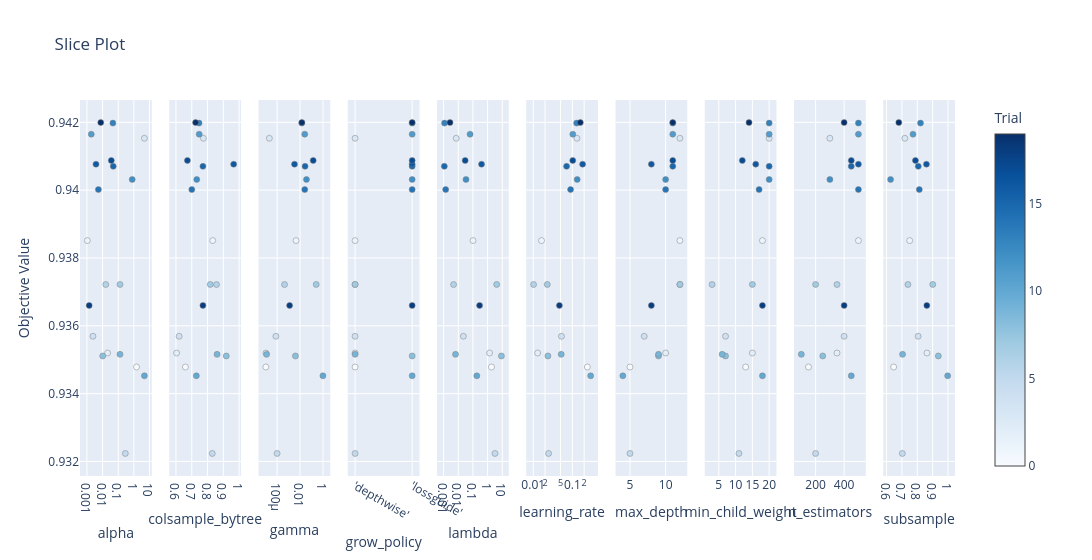

The notebook cell saved with this chart:
### Code cell
optuna.visualization.plot_slice(study)

### Figure 1 — Plotly figure (JSON) as saved in the notebook; plotly's stock layout.template omitted (floating-point values rounded to 4 significant figures)
{"data": [{"marker": {"color": [0, 1, 2, 3, 4, 5, 6, 7, 8, 9, 10, 11, 12, 13, 14, 15, 16, 17, 18, 19], "colorbar": {"title": {"text": "Trial"}, "x": 1, "xpad": 40}, "colorscale": [[0, "rgb(247,251,255)"], [0.125, "rgb(222,235,247)"], [0.25, "rgb(198,219,239)"], [0.375, "rgb(158,202,225)"], [0.5, "rgb(107,174,214)"], [0.625, "rgb(66,146,198)"], [0.75, "rgb(33,113,181)"], [0.875, "rgb(8,81,156)"], [1, "rgb(8,48,107)"]], "line": {"color": "Grey", "width": 0.5}, "showscale": true}, "mode": "markers", "name": "Feasible Trial", "showlegend": false, "type": "scatter", "x": [1.483, 0.001058, 0.02092, 4.737, 0.00242, 0.2855, 0.01601, 0.1302, 0.01018, 0.1298, 4.742, 0.001888, 0.784, 0.04562, 0.005388, 0.0481, 0.003774, 0.0361, 0.001386, 0.007634], "xaxis": "x", "y": [0.9348, 0.9385, 0.9352, 0.9415, 0.9357, 0.9322, 0.9372, 0.9372, 0.9351, 0.9352, 0.9345, 0.9416, 0.9403, 0.942, 0.94, 0.9407, 0.9408, 0.9409, 0.9366, 0.942], "yaxis": "y"}, {"marker": {"color": [0, 1, 2, 3, 4, 5, 6, 7, 8, 9, 10, 11, 12, 13, 14, 15, 16, 17, 18, 19], "colorbar": {"title": {"text": "Trial"}, "x": 1, "xpad": 40}, "colorscale": [[0, "rgb(247,251,255)"], [0.125, "rgb(222,235,247)"], [0.25, "rgb(198,219,239)"], [0.375, "rgb(158,202,225)"], [0.5, "rgb(107,174,214)"], [0.625, "rgb(66,146,198)"], [0.75, "rgb(33,113,181)"], [0.875, "rgb(8,81,156)"], [1, "rgb(8,48,107)"]], "line": {"color": "Grey", "width": 0.5}, "showscale": false}, "mode": "markers", "name": "Feasible Trial", "showlegend": false, "type": "scatter", "x": [0.6597, 0.8328, 0.6039, 0.7739, 0.6201, 0.8299, 0.857, 0.8175, 0.9189, 0.8605, 0.7291, 0.7472, 0.7317, 0.7464, 0.7004, 0.7707, 0.9657, 0.6725, 0.7708, 0.7243], "xaxis": "x2", "y": [0.9348, 0.9385, 0.9352, 0.9415, 0.9357, 0.9322, 0.9372, 0.9372, 0.9351, 0.9352, 0.9345, 0.9416, 0.9403, 0.942, 0.94, 0.9407, 0.9408, 0.9409, 0.9366, 0.942], "yaxis": "y2"}, {"marker": {"color": [0, 1, 2, 3, 4, 5, 6, 7, 8, 9, 10, 11, 12, 13, 14, 15, 16, 17, 18, 19], "colorbar": {"title": {"text": "Trial"}, "x": 1, "xpad": 40}, "colorscale": [[0, "rgb(247,251,255)"], [0.125, "rgb(222,235,247)"], [0.25, "rgb(198,219,239)"], [0.375, "rgb(158,202,225)"], [0.5, "rgb(107,174,214)"], [0.625, "rgb(66,146,198)"], [0.75, "rgb(33,113,181)"], [0.875, "rgb(8,81,156)"], [1, "rgb(8,48,107)"]], "line": {"color": "Grey", "width": 0.5}, "showscale": false}, "mode": "markers", "name": "Feasible Trial", "showlegend": false, "type": "scatter", "x": [1.046e-05, 0.004473, 1.083e-05, 2.126e-05, 7.831e-05, 9.99e-05, 0.000444, 0.2547, 0.003953, 1.211e-05, 0.9767, 0.0255, 0.03604, 0.01404, 0.02561, 0.02723, 0.00328, 0.1389, 0.001226, 0.01434], "xaxis": "x3", "y": [0.9348, 0.9385, 0.9352, 0.9415, 0.9357, 0.9322, 0.9372, 0.9372, 0.9351, 0.9352, 0.9345, 0.9416, 0.9403, 0.942, 0.94, 0.9407, 0.9408, 0.9409, 0.9366, 0.942], "yaxis": "y3"}, {"marker": {"color": [0, 1, 2, 3, 4, 5, 6, 7, 9, 8, 10, 11, 12, 13, 14, 15, 16, 17, 18, 19], "colorbar": {"title": {"text": "Trial"}, "x": 1, "xpad": 40}, "colorscale": [[0, "rgb(247,251,255)"], [0.125, "rgb(222,235,247)"], [0.25, "rgb(198,219,239)"], [0.375, "rgb(158,202,225)"], [0.5, "rgb(107,174,214)"], [0.625, "rgb(66,146,198)"], [0.75, "rgb(33,113,181)"], [0.875, "rgb(8,81,156)"], [1, "rgb(8,48,107)"]], "line": {"color": "Grey", "width": 0.5}, "showscale": false}, "mode": "markers", "name": "Feasible Trial", "showlegend": false, "type": "scatter", "x": ["'depthwise'", "'depthwise'", "'depthwise'", "'depthwise'", "'depthwise'", "'depthwise'", "'depthwise'", "'depthwise'", "'depthwise'", "'lossguide'", "'lossguide'", "'lossguide'", "'lossguide'", "'lossguide'", "'lossguide'", "'lossguide'", "'lossguide'", "'lossguide'", "'lossguide'", "'lossguide'"], "xaxis": "x4", "y": [0.9348, 0.9385, 0.9352, 0.9415, 0.9357, 0.9322, 0.9372, 0.9372, 0.9352, 0.9351, 0.9345, 0.9416, 0.9403, 0.942, 0.94, 0.9407, 0.9408, 0.9409, 0.9366, 0.942], "yaxis": "y4"}, {"marker": {"color": [0, 1, 2, 3, 4, 5, 6, 7, 8, 9, 10, 11, 12, 13, 14, 15, 16, 17, 18, 19], "colorbar": {"title": {"text": "Trial"}, "x": 1, "xpad": 40}, "colorscale": [[0, "rgb(247,251,255)"], [0.125, "rgb(222,235,247)"], [0.25, "rgb(198,219,239)"], [0.375, "rgb(158,202,225)"], [0.5, "rgb(107,174,214)"], [0.625, "rgb(66,146,198)"], [0.75, "rgb(33,113,181)"], [0.875, "rgb(8,81,156)"], [1, "rgb(8,48,107)"]], "line": {"color": "Grey", "width": 0.5}, "showscale": false}, "mode": "markers", "name": "Feasible Trial", "showlegend": false, "type": "scatter", "x": [1.844, 0.1015, 1.365, 0.007248, 0.02238, 3.201, 0.004772, 4.165, 8.762, 0.00647, 0.1846, 0.06362, 0.03357, 0.001152, 0.001388, 0.00112, 0.3867, 0.02947, 0.2838, 0.002728], "xaxis": "x5", "y": [0.9348, 0.9385, 0.9352, 0.9415, 0.9357, 0.9322, 0.9372, 0.9372, 0.9351, 0.9352, 0.9345, 0.9416, 0.9403, 0.942, 0.94, 0.9407, 0.9408, 0.9409, 0.9366, 0.942], "yaxis": "y5"}, {"marker": {"color": [0, 1, 2, 3, 4, 5, 6, 7, 8, 9, 10, 11, 12, 13, 14, 15, 16, 17, 18, 19], "colorbar": {"title": {"text": "Trial"}, "x": 1, "xpad": 40}, "colorscale": [[0, "rgb(247,251,255)"], [0.125, "rgb(222,235,247)"], [0.25, "rgb(198,219,239)"], [0.375, "rgb(158,202,225)"], [0.5, "rgb(107,174,214)"], [0.625, "rgb(66,146,198)"], [0.75, "rgb(33,113,181)"], [0.875, "rgb(8,81,156)"], [1, "rgb(8,48,107)"]], "line": {"color": "Grey", "width": 0.5}, "showscale": false}, "mode": "markers", "name": "Feasible Trial", "showlegend": false, "type": "scatter", "x": [0.2419, 0.01628, 0.01295, 0.1311, 0.05264, 0.02466, 0.0102, 0.02287, 0.02374, 0.05194, 0.2942, 0.1028, 0.133, 0.1285, 0.09013, 0.07123, 0.1832, 0.1025, 0.04667, 0.1602], "xaxis": "x6", "y": [0.9348, 0.9385, 0.9352, 0.9415, 0.9357, 0.9322, 0.9372, 0.9372, 0.9351, 0.9352, 0.9345, 0.9416, 0.9403, 0.942, 0.94, 0.9407, 0.9408, 0.9409, 0.9366, 0.942], "yaxis": "y6"}, {"marker": {"color": [0, 1, 2, 3, 4, 5, 6, 7, 8, 9, 10, 11, 12, 13, 14, 15, 16, 17, 18, 19], "colorbar": {"title": {"text": "Trial"}, "x": 1, "xpad": 40}, "colorscale": [[0, "rgb(247,251,255)"], [0.125, "rgb(222,235,247)"], [0.25, "rgb(198,219,239)"], [0.375, "rgb(158,202,225)"], [0.5, "rgb(107,174,214)"], [0.625, "rgb(66,146,198)"], [0.75, "rgb(33,113,181)"], [0.875, "rgb(8,81,156)"], [1, "rgb(8,48,107)"]], "line": {"color": "Grey", "width": 0.5}, "showscale": false}, "mode": "markers", "name": "Feasible Trial", "showlegend": false, "type": "scatter", "x": [5, 12, 10, 12, 7, 5, 12, 12, 9, 9, 4, 11, 10, 11, 10, 11, 8, 11, 8, 11], "xaxis": "x7", "y": [0.9348, 0.9385, 0.9352, 0.9415, 0.9357, 0.9322, 0.9372, 0.9372, 0.9351, 0.9352, 0.9345, 0.9416, 0.9403, 0.942, 0.94, 0.9407, 0.9408, 0.9409, 0.9366, 0.942], "yaxis": "y7"}, {"marker": {"color": [0, 1, 2, 3, 4, 5, 6, 7, 8, 9, 10, 11, 12, 13, 14, 15, 16, 17, 18, 19], "colorbar": {"title": {"text": "Trial"}, "x": 1, "xpad": 40}, "colorscale": [[0, "rgb(247,251,255)"], [0.125, "rgb(222,235,247)"], [0.25, "rgb(198,219,239)"], [0.375, "rgb(158,202,225)"], [0.5, "rgb(107,174,214)"], [0.625, "rgb(66,146,198)"], [0.75, "rgb(33,113,181)"], [0.875, "rgb(8,81,156)"], [1, "rgb(8,48,107)"]], "line": {"color": "Grey", "width": 0.5}, "showscale": false}, "mode": "markers", "name": "Feasible Trial", "showlegend": false, "type": "scatter", "x": [13, 18, 15, 20, 7, 11, 3, 15, 7, 6, 18, 20, 20, 20, 17, 20, 16, 12, 18, 14], "xaxis": "x8", "y": [0.9348, 0.9385, 0.9352, 0.9415, 0.9357, 0.9322, 0.9372, 0.9372, 0.9351, 0.9352, 0.9345, 0.9416, 0.9403, 0.942, 0.94, 0.9407, 0.9408, 0.9409, 0.9366, 0.942], "yaxis": "y8"}, {"marker": {"color": [0, 1, 2, 3, 4, 5, 6, 7, 8, 9, 10, 11, 12, 13, 14, 15, 16, 17, 18, 19], "colorbar": {"title": {"text": "Trial"}, "x": 1, "xpad": 40}, "colorscale": [[0, "rgb(247,251,255)"], [0.125, "rgb(222,235,247)"], [0.25, "rgb(198,219,239)"], [0.375, "rgb(158,202,225)"], [0.5, "rgb(107,174,214)"], [0.625, "rgb(66,146,198)"], [0.75, "rgb(33,113,181)"], [0.875, "rgb(8,81,156)"], [1, "rgb(8,48,107)"]], "line": {"color": "Grey", "width": 0.5}, "showscale": false}, "mode": "markers", "name": "Feasible Trial", "showlegend": false, "type": "scatter", "x": [150, 500, 350, 300, 400, 200, 350, 200, 250, 100, 450, 500, 300, 500, 500, 450, 500, 450, 400, 400], "xaxis": "x9", "y": [0.9348, 0.9385, 0.9352, 0.9415, 0.9357, 0.9322, 0.9372, 0.9372, 0.9351, 0.9352, 0.9345, 0.9416, 0.9403, 0.942, 0.94, 0.9407, 0.9408, 0.9409, 0.9366, 0.942], "yaxis": "y9"}, {"marker": {"color": [0, 1, 2, 3, 4, 5, 6, 7, 8, 9, 10, 11, 12, 13, 14, 15, 16, 17, 18, 19], "colorbar": {"title": {"text": "Trial"}, "x": 1, "xpad": 40}, "colorscale": [[0, "rgb(247,251,255)"], [0.125, "rgb(222,235,247)"], [0.25, "rgb(198,219,239)"], [0.375, "rgb(158,202,225)"], [0.5, "rgb(107,174,214)"], [0.625, "rgb(66,146,198)"], [0.75, "rgb(33,113,181)"], [0.875, "rgb(8,81,156)"], [1, "rgb(8,48,107)"]], "line": {"color": "Grey", "width": 0.5}, "showscale": false}, "mode": "markers", "name": "Feasible Trial", "showlegend": false, "type": "scatter", "x": [0.646, 0.7507, 0.8627, 0.7191, 0.8055, 0.7028, 0.7391, 0.9007, 0.9372, 0.7042, 0.9979, 0.7722, 0.6262, 0.8212, 0.8132, 0.8064, 0.8597, 0.7881, 0.8623, 0.6798], "xaxis": "x10", "y": [0.9348, 0.9385, 0.9352, 0.9415, 0.9357, 0.9322, 0.9372, 0.9372, 0.9351, 0.9352, 0.9345, 0.9416, 0.9403, 0.942, 0.94, 0.9407, 0.9408, 0.9409, 0.9366, 0.942], "yaxis": "y10"}], "layout": {"title": {"text": "Slice Plot"}, "width": 3000, "xaxis": {"anchor": "y", "domain": [0, 0.082], "title": {"text": "alpha"}, "type": "log"}, "xaxis10": {"anchor": "y10", "domain": [0.918, 1.0], "title": {"text": "subsample"}}, "xaxis2": {"anchor": "y2", "domain": [0.102, 0.184], "title": {"text": "colsample_bytree"}}, "xaxis3": {"anchor": "y3", "domain": [0.204, 0.286], "title": {"text": "gamma"}, "type": "log"}, "xaxis4": {"anchor": "y4", "categoryarray": ["'depthwise'", "'lossguide'"], "categoryorder": "array", "domain": [0.306, 0.388], "title": {"text": "grow_policy"}, "type": "category"}, "xaxis5": {"anchor": "y5", "domain": [0.408, 0.49], "title": {"text": "lambda"}, "type": "log"}, "xaxis6": {"anchor": "y6", "domain": [0.51, 0.592], "title": {"text": "learning_rate"}, "type": "log"}, "xaxis7": {"anchor": "y7", "domain": [0.612, 0.694], "title": {"text": "max_depth"}}, "xaxis8": {"anchor": "y8", "domain": [0.714, 0.796], "title": {"text": "min_child_weight"}}, "xaxis9": {"anchor": "y9", "domain": [0.816, 0.898], "title": {"text": "n_estimators"}}, "yaxis": {"anchor": "x", "domain": [0, 1], "title": {"text": "Objective Value"}}, "yaxis10": {"anchor": "x10", "domain": [0, 1], "matches": "y", "showticklabels": false}, "yaxis2": {"anchor": "x2", "domain": [0, 1], "matches": "y", "showticklabels": false}, "yaxis3": {"anchor": "x3", "domain": [0, 1], "matches": "y", "showticklabels": false}, "yaxis4": {"anchor": "x4", "domain": [0, 1], "matches": "y", "showticklabels": false}, "yaxis5": {"anchor": "x5", "domain": [0, 1], "matches": "y", "showticklabels": false}, "yaxis6": {"anchor": "x6", "domain": [0, 1], "matches": "y", "showticklabels": false}, "yaxis7": {"anchor": "x7", "domain": [0, 1], "matches": "y", "showticklabels": false}, "yaxis8": {"anchor": "x8", "domain": [0, 1], "matches": "y", "showticklabels": false}, "yaxis9": {"anchor": "x9", "domain": [0, 1], "matches": "y", "showticklabels": false}}}
